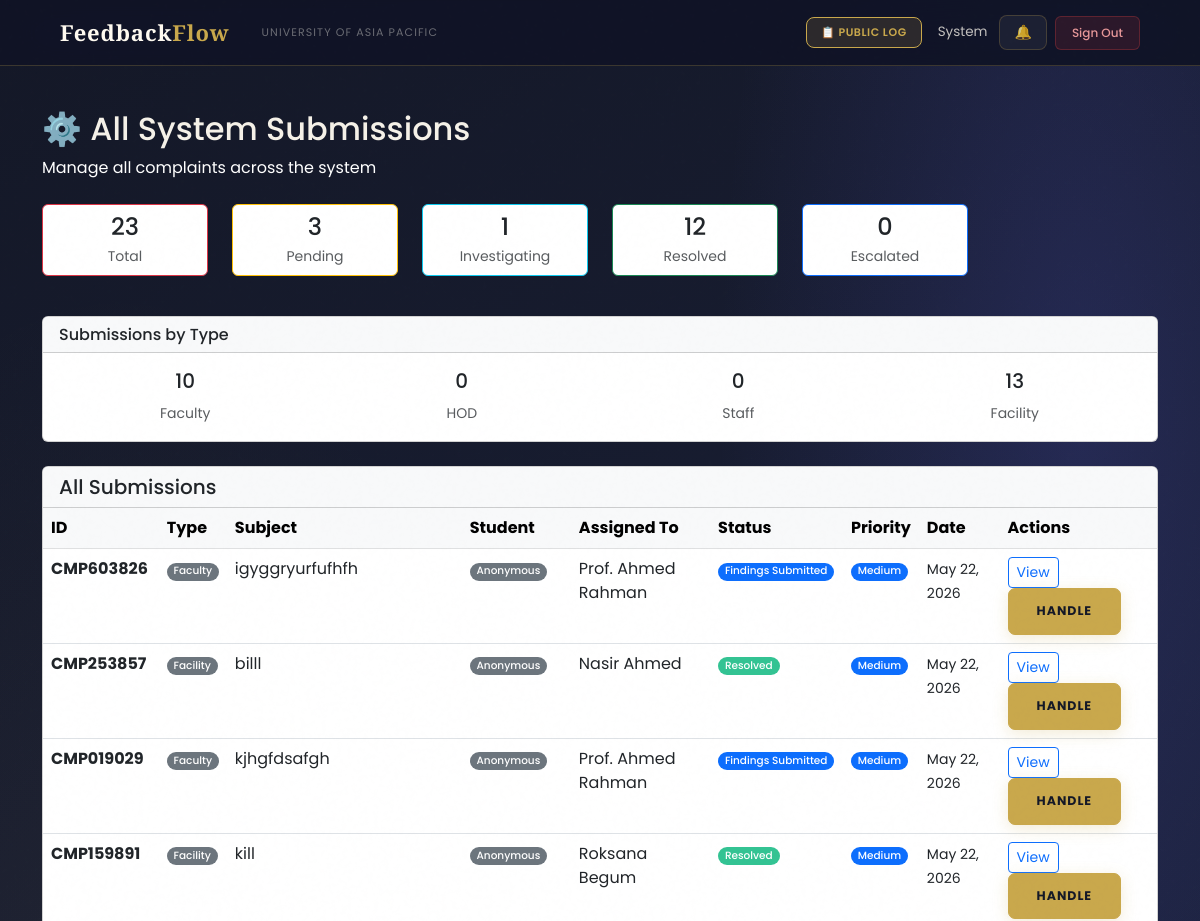
The app's page /complaints/admin/list/ (signed in, upper part), older data.
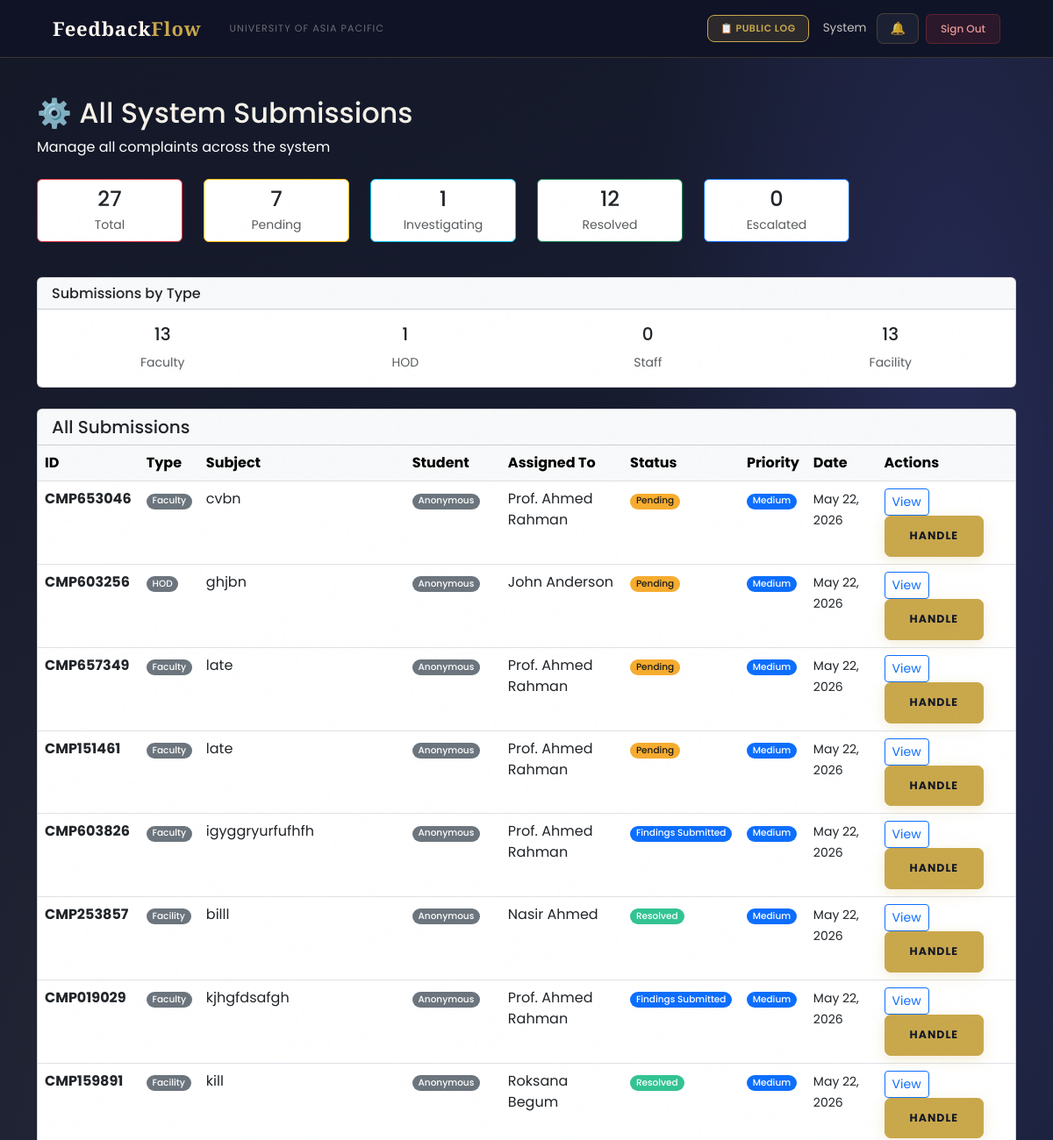
The same page, newer data.
### complaints/models.py (models this page shows, shortened)
class Complaint(models.Model):
    COMPLAINT_TYPE_CHOICES = (
        ('Faculty',  'Complaint about Faculty'),
        ('HOD',      'Complaint about HOD'),
        ('Staff',    'Complaint about Staff'),
        ('Facility', 'Facility Issue'),
        ('Advice',   'General Advice'),
        ('Opinion',  'Suggestion'),
    )
    STATUS_CHOICES = (
        ('Pending',             'Pending Review'),
        ('Under Investigation', 'Under Investigation'),
        ('Findings Submitted',  'Findings Submitted'),
        ('Resolved',            'Resolved'),
        ('Escalated',           'Escalated to Higher Authority'),
    )
    PRIORITY_CHOICES = (
        ('Low',    'Low'),
        ('Medium', 'Medium'),
        ('High',   'High'),
        ('Urgent', 'Urgent'),
    )
    student             = models.ForeignKey(settings.AUTH_USER_MODEL, on_delete=models.CASCADE, related_name='complaints_submitted')
    complaint_type      = models.CharField(max_length=20, choices=COMPLAINT_TYPE_CHOICES)
    resolution_deadline = models.DateField(null=True, blank=True, help_text='Deadline for resolving this complaint')
    subject             = models.CharField(max_length=200)
    description         = models.TextField()
    faculty_concerned   = models.ForeignKey(
        settings.AUTH_USER_MODEL, on_delete=models.SET_NULL,
        null=True, blank=True, related_name='complaints_against',
        limit_choices_to={'role__in': ['Faculty', 'HOD', 'Staff']}
    )
    location          = models.CharField(max_length=200, blank=True, null=True)
    status            = models.CharField(max_length=30, choices=STATUS_CHOICES, default='Pending')
    priority          = models.CharField(max_length=10, choices=PRIORITY_CHOICES, default='Medium')
    assigned_to       = models.ForeignKey(settings.AUTH_USER_MODEL, on_delete=models.SET_NULL, null=True, blank=True, related_name='complaints_assigned')
    is_anonymous      = models.BooleanField(default=False)
    final_action_note = models.TextField(blank=True, null=True)
    submitted_at      = models.DateTimeField(auto_now_add=True)
    updated_at        = models.DateTimeField(auto_now=True)
    resolved_at       = models.DateTimeField(null=True, blank=True)
    tracking_id       = models.CharField(max_length=20, unique=True, editable=False)
    class Meta:
        ordering        = ['-submitted_at']
        verbose_name    = 'Complaint'
        verbose_name_plural = 'Complaints'

### users/models.py (models this page shows, shortened)
class User(AbstractBaseUser, PermissionsMixin):
    ROLE_CHOICES = (
        ('Student',   'Student'),
        ('Faculty',   'Faculty'),
        ('HOD',       'Head of Department'),
        ('Staff',     'Staff'),
        ('DAO',       'Dean of Administration Office'),
        ('Admin',     'Administrator'),
        ('Committee', 'Committee Member'),
    )
    DEPARTMENT_CHOICES = (
        ('DBA',          'Department of Business Administration'),
        ('CSE',          'Department of Computer Science and Engineering'),
        ('CE',           'Department of Civil Engineering'),
        ('EEE',          'Department of Electrical and Electronic Engineering'),
        ('Pharmacy',     'Department of Pharmacy'),
        ('Law',          'Department of Law and Human Rights'),
        ('English',      'Department of English'),
        ('Architecture', 'Department of Architecture'),
    )
    COMMITTEE_TYPE_CHOICES = (
        ('Harassment Committee', 'Harassment Committee'),
        ('Proctorial Committee', 'Proctorial Committee'),
    )
    email          = models.EmailField(unique=True, max_length=255)
    full_name      = models.CharField(max_length=150)
    role           = models.CharField(max_length=20, choices=ROLE_CHOICES)
    department     = models.CharField(max_length=100, choices=DEPARTMENT_CHOICES, null=True, blank=True)
    student_id     = models.CharField(max_length=50, unique=True, null=True, blank=True)
    committee_type = models.CharField(max_length=50, choices=COMMITTEE_TYPE_CHOICES, null=True, blank=True)
    is_active      = models.BooleanField(default=True)
    is_staff       = models.BooleanField(default=False)
    created_at     = models.DateTimeField(auto_now_add=True)
    updated_at     = models.DateTimeField(auto_now=True)
    USERNAME_FIELD  = 'email'
    REQUIRED_FIELDS = ['full_name']
    objects = UserManager()
    class Meta:
        verbose_name        = 'User'
        verbose_name_plural = 'Users'
        ordering            = ['-created_at']
    def get_short_name(self):
        return self.full_name.split()[0] if self.full_name else self.email

### complaints/views.py (the view)
# urls.py: path('admin/list/', views.admin_complaints_list, name='admin_complaints_list'),
@login_required
def admin_complaints_list(request):
    if request.user.role != 'Admin':
        messages.error(request, 'Access denied. Admin only.')
        return redirect('login')
    complaints_list = Complaint.objects.exclude(complaint_type__in=['Advice', 'Opinion']).order_by('-submitted_at')
    context = {
        'complaints_list':     complaints_list,
        'total_complaints':    complaints_list.count(),
        'pending':             complaints_list.filter(status='Pending').count(),
        'investigating':       complaints_list.filter(status='Under Investigation').count(),
        'resolved':            complaints_list.filter(status='Resolved').count(),
        'escalated':           complaints_list.filter(status='Escalated').count(),
        'faculty_complaints':  complaints_list.filter(complaint_type='Faculty').count(),
        'hod_complaints':      complaints_list.filter(complaint_type='HOD').count(),
        'staff_complaints':    complaints_list.filter(complaint_type='Staff').count(),
        'facility_complaints': complaints_list.filter(complaint_type='Facility').count(),
        'page_title':          'All Complaints'
    }
    return render(request, 'complaints/admins_complaints_list.html', context)

### users/context_processors.py (called while the page is built)
def notifications_count(request):
    if request.user.is_authenticated:
        from users.models import Notification, Announcement
        count = Notification.objects.filter(
            recipient=request.user,
            is_read=False
        ).count()
        active_announcements = []
        for ann in Announcement.objects.filter(is_active=True).order_by('-created_at')[:10]:
            if ann.is_visible_to(request.user):
                active_announcements.append(ann)
            if len(active_announcements) >= 3:
                break
        return {
            'unread_notifications_count': count,
            'active_announcements': active_announcements,
        }
    return {'unread_notifications_count': 0, 'active_announcements': []}

### complaints/templates/complaints/admins_complaints_list.html (shortened to what the changed rows need)
{% extends 'users/base.html' %}
{% block content %}
<div class="container mt-4">
    <div class="mb-4">
        <h2>⚙️ All System Submissions</h2>
    </div>
    <div class="row mb-4">
        <div class="col-lg-2 col-md-4 mb-3">
            <div class="card border-danger">
                <div class="card-body text-center p-2">
                    <h4 class="mb-1">{{ total_complaints }}</h4>
                    <p class="text-muted mb-0 small">Total</p>
                </div>
            </div>
        </div>
        <div class="col-lg-2 col-md-4 mb-3">
            <div class="card border-warning">
                <div class="card-body text-center p-2">
                    <h4 class="mb-1">{{ pending }}</h4>
                    <p class="text-muted mb-0 small">Pending</p>
                </div>
            </div>
        </div>
    </div>
    <div class="row mb-4">
        <div class="col-12">
            <div class="card">
                <div class="card-body">
                    <div class="row text-center">
                        <div class="col">
                            <h5>{{ faculty_complaints }}</h5>
                            <small class="text-muted">Faculty</small>
                        </div>
                        <div class="col">
                            <h5>{{ hod_complaints }}</h5>
                            <small class="text-muted">HOD</small>
                        </div>
                    </div>
                </div>
            </div>
        </div>
    </div>
    {% if complaints_list %}
        <div class="card">
            <div class="card-body p-0">
                <div class="table-responsive">
                    <table class="table table-hover mb-0">
                        <thead class="table-light">
                            <tr>
                                <th>ID</th>
                                <th>Type</th>
                                <th>Subject</th>
                                <th>Student</th>
                                <th>Assigned To</th>
                                <th>Status</th>
                                <th>Priority</th>
                                <th>Date</th>
                                <th>Actions</th>
                            </tr>
                        </thead>
                        <tbody>
                            {% for complaint in complaints_list %}
                            <tr>
                                <td><strong>{{ complaint.tracking_id }}</strong></td>
                                <td><span class="badge bg-secondary">{{ complaint.complaint_type }}</span></td>
                                <td>{{ complaint.subject|truncatewords:4 }}</td>
                                <td>
                                    {% if complaint.is_anonymous %}
                                        <span class="badge bg-secondary">Anonymous</span>
                                    {% else %}
                                        {{ complaint.student.full_name }}
                                    {% endif %}
                                </td>
                                <td>{{ complaint.assigned_to.full_name }}</td>
                                <td>
                                    <span class="badge
                                        {% if complaint.status == 'Pending' %}bg-warning text-dark
                                        {% elif complaint.status == 'Under Investigation' %}bg-info
                                        {% elif complaint.status == 'Findings Submitted' %}bg-primary
                                        {% elif complaint.status == 'Resolved' %}bg-success
                                        {% elif complaint.status == 'Escalated' %}bg-danger
                                        {% else %}bg-secondary
                                        {% endif %}">
                                        {{ complaint.status }}
                                    </span>
                                </td>
                                <td>
                                    <span class="badge
                                        {% if complaint.priority == 'Low' %}bg-secondary
                                        {% elif complaint.priority == 'Medium' %}bg-primary
                                        {% elif complaint.priority == 'High' %}bg-warning text-dark
                                        {% elif complaint.priority == 'Urgent' %}bg-danger
                                        {% endif %}">
                                        {{ complaint.priority }}
                                    </span>
                                </td>
                                <td><small>{{ complaint.submitted_at|date:"M d, Y" }}</small></td>
                                <td>
                                    <a href="{% url 'complaint_detail' complaint.id %}" class="btn btn-sm btn-outline-primary">
                                        View
                                    </a>
                                    <a href="{% url 'handle_complaint' complaint.id %}" class="btn btn-sm btn-primary">
                                        Handle
                                    </a>
                                </td>
                            </tr>
                            {% endfor %}
                        </tbody>
                    </table>
                </div>
            </div>
        </div>
    {% endif %}
</div>
{% endblock %}

Row changes from the older to the newer data that the page shows:
added Complaint: tracking_id "CMP653046", complaint_type "Faculty", subject "cvbn", is_anonymous "Anonymous", assigned_to.full_name "Prof. Ahmed Rahman", status "Pending", priority "Medium", submitted_at "May 22, 2026"
added Complaint: tracking_id "CMP603256", complaint_type "HOD", subject "ghjbn", is_anonymous "Anonymous", assigned_to.full_name "John Anderson", status "Pending", priority "Medium", submitted_at "May 22, 2026"
added Complaint: tracking_id "CMP657349", complaint_type "Faculty", subject "late", is_anonymous "Anonymous", assigned_to.full_name "Prof. Ahmed Rahman", status "Pending", priority "Medium", submitted_at "May 22, 2026"
added Complaint: tracking_id "CMP151461", complaint_type "Faculty", subject "late", is_anonymous "Anonymous", assigned_to.full_name "Prof. Ahmed Rahman", status "Pending", priority "Medium", submitted_at "May 22, 2026"
Text that changed along with them:
{{ total_complaints }}: "23" → "27"
{{ pending }}: "3" → "7"
{{ faculty_complaints }}: "10" → "13"
{{ hod_complaints }}: "0" → "1"
